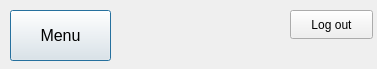
<?xml version="1.0" encoding="UTF-8"?>
<ui version="4.0">
 <class>userWindow</class>
 <widget class="QDialog" name="userWindow">
  <property name="geometry">
   <rect>
    <x>0</x>
    <y>0</y>
    <width>377</width>
    <height>69</height>
   </rect>
  </property>
  <property name="windowTitle">
   <string>Dialog</string>
  </property>
  <widget class="QPushButton" name="menu">
   <property name="geometry">
    <rect>
     <x>10</x>
     <y>10</y>
     <width>101</width>
     <height>51</height>
    </rect>
   </property>
   <property name="font">
    <font>
     <pointsize>12</pointsize>
    </font>
   </property>
   <property name="text">
    <string>Menu</string>
   </property>
  </widget>
  <widget class="QPushButton" name="logOut">
   <property name="geometry">
    <rect>
     <x>290</x>
     <y>10</y>
     <width>83</width>
     <height>29</height>
    </rect>
   </property>
   <property name="text">
    <string>Log out</string>
   </property>
  </widget>
 </widget>
 <resources/>
 <connections/>
</ui>
